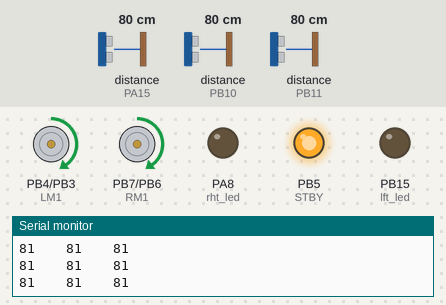
Simulated run of this sketch. Board: STM32 Blue Pill. Shown: motor-driver pin pairs drawn as motors (green arrow = first pin HIGH = forward, orange = second pin HIGH = backward, longer = more drive, scaled by the enable pin, stopped while the standby pin is LOW), output pins drawn as LEDs (lit = HIGH), the last lines printed to the serial monitor. Inputs (shaded band) come from the test bench; at power-on: distance to the obstacle (sensors on PA15, PB11, PB10) 80 cm. The echo pulse lasts 58.3 µs per cm.

Above: at 1.2 s.
1.3 s: distance to the obstacle (sensor on PA15) set to 250 cm
At 2.8 s:
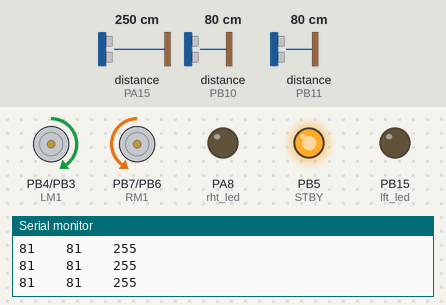
3.1 s: distance to the obstacle (sensor on PB11) set to 299 cm
At 4.1 s:
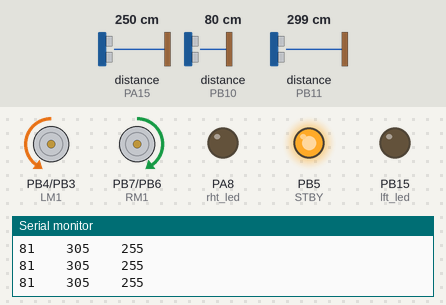
7.7 s: distance to the obstacle (sensor on PA15) set to 299 cm
At 8.4 s:
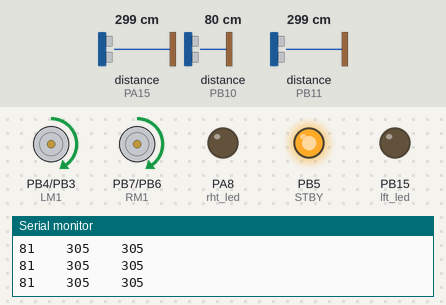
9.5 s: distance to the obstacle (sensor on PA15) set to 2 cm
At 10.8 s:
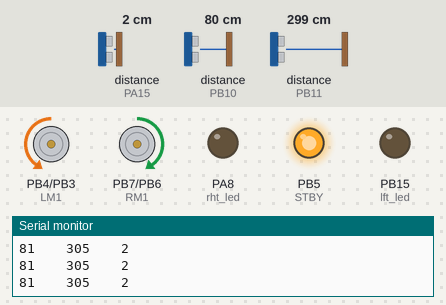
Timing chart, 0 to 12.5 s (numbered marks = the images above; inputs shaded):
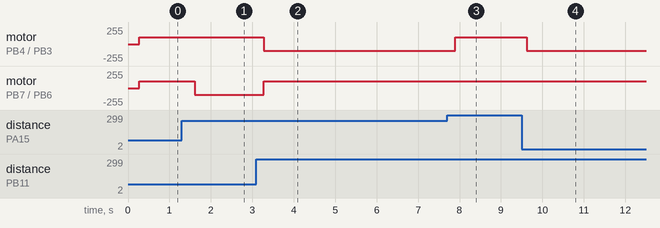

Measured:
- after the input at 1.3 s, motor on PB7 (RM1) / PB6 (RM2): forward 100/255 → backward 100/255 after 0.31 s
- after the input at 3.1 s, motor on PB4 (LM1) / PB3 (LM2): forward 100/255 → backward 100/255 after 0.17 s; motor on PB7 (RM1) / PB6 (RM2): backward 100/255 → forward 100/255 after 0.17 s
- after the input at 7.7 s, motor on PB4 (LM1) / PB3 (LM2): backward 100/255 → forward 100/255 after 0.19 s
- after the input at 9.5 s, motor on PB4 (LM1) / PB3 (LM2): forward 100/255 → backward 100/255 after 0.13 s

The sketch:

sonar_control__2019_01_16_11_34_36_UTC_.ino
```cpp
#define trig PB13
#define mdl_echo PB10
#define lft_echo PB11
#define rht_echo PA15


#define LM1 PB4     //here>>portion A is left....portion B is right
#define LM2 PB3
#define RM1 PB7
#define RM2 PB6
#define LMPWM PB9
#define RMPWM PB8
#define STBY PB5

//LED pin
#define lft_led PB15
#define rht_led PA8


#include<NewPing.h>

NewPing sonar[3]={ NewPing(trig,mdl_echo), NewPing(trig,lft_echo), NewPing(trig,rht_echo)};
\
int dist[3];

void setup() {
//   afio_cfg_debug_ports(AFIO_DEBUG_NONE);
  // put your setup code here, to run once:

 afio_cfg_debug_ports(AFIO_DEBUG_NONE);
  Serial.begin(9600);
  pin_declare();
  digitalWrite(STBY, HIGH);

//Serial.begin(115200);
//pinMode(trig,OUTPUT);
//pinMode(mdl_echo,INPUT);
//pinMode(lft_echo,INPUT);
//pinMode(rht_echo,INPUT);

}


void sonar_activate(){
delay(100);
for (int i=0;i<3;i++){
dist[i]=sonar[i].ping_cm();
delay(50);

Serial.print(dist[i]);
Serial.print("\t\t");
}

Serial.println();
}

void pin_declare(){
//Motor Pin
  pinMode(LM1,OUTPUT);
  pinMode(LM2,OUTPUT);
  pinMode(RM1,OUTPUT);
  pinMode(RM2,OUTPUT);
  pinMode(LMPWM,OUTPUT);
  pinMode(RMPWM,OUTPUT);
  pinMode(STBY,OUTPUT);
//LED Pin
  pinMode(lft_led,OUTPUT);
  pinMode(rht_led,OUTPUT);
}


void motor_control(int lft_speed, int rht_speed){
  if(lft_speed>=0){
  digitalWrite(LM1, HIGH);
  digitalWrite(LM2, LOW);
  analogWrite(LMPWM, lft_speed);
  }
  else{
  digitalWrite(LM1, LOW);
  digitalWrite(LM2, HIGH);
  analogWrite(LMPWM, -1*lft_speed);
  }

  if(rht_speed>=0){
  digitalWrite(RM1, HIGH);
  digitalWrite(RM2, LOW);
  analogWrite(RMPWM, rht_speed);
  }
  else{
  digitalWrite(RM1, LOW);
  digitalWrite(RM2, HIGH);
  analogWrite(RMPWM, -1*rht_speed);
  }
}

void loop() {
sonar_activate();
  if (( dist[1] - dist [2] ) == 0)
     motor_control(100,100);
 else if (( dist[1] - dist [2] )> 0)
     motor_control(-100,100);
 else if (( dist[1] - dist [2] )<0)
    motor_control(100,-100);
}
```
